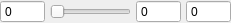
<?xml version="1.0" encoding="UTF-8"?>
<ui version="4.0">
 <class>CEditRangeUIntWidget</class>
 <widget class="QWidget" name="CEditRangeUIntWidget">
  <property name="geometry">
   <rect>
    <x>0</x>
    <y>0</y>
    <width>231</width>
    <height>20</height>
   </rect>
  </property>
  <property name="windowTitle">
   <string>Form</string>
  </property>
  <layout class="QHBoxLayout" name="horizontalLayout">
   <property name="spacing">
    <number>5</number>
   </property>
   <property name="margin">
    <number>0</number>
   </property>
   <item>
    <widget class="QSpinBox" name="startSpinBox">
     <property name="buttonSymbols">
      <enum>QAbstractSpinBox::NoButtons</enum>
     </property>
     <property name="keyboardTracking">
      <bool>false</bool>
     </property>
     <property name="maximum">
      <number>99998</number>
     </property>
    </widget>
   </item>
   <item>
    <widget class="QSlider" name="horizontalSlider">
     <property name="maximum">
      <number>100</number>
     </property>
     <property name="orientation">
      <enum>Qt::Horizontal</enum>
     </property>
    </widget>
   </item>
   <item>
    <widget class="QSpinBox" name="endSpinBox">
     <property name="buttonSymbols">
      <enum>QAbstractSpinBox::NoButtons</enum>
     </property>
     <property name="keyboardTracking">
      <bool>false</bool>
     </property>
     <property name="maximum">
      <number>99999</number>
     </property>
    </widget>
   </item>
   <item>
    <widget class="QSpinBox" name="currentSpinBox">
     <property name="readOnly">
      <bool>false</bool>
     </property>
     <property name="buttonSymbols">
      <enum>QAbstractSpinBox::NoButtons</enum>
     </property>
     <property name="keyboardTracking">
      <bool>false</bool>
     </property>
     <property name="maximum">
      <number>99999</number>
     </property>
    </widget>
   </item>
  </layout>
 </widget>
 <resources>
  <include location="object_viewer_qt.qrc"/>
 </resources>
 <connections>
  <connection>
   <sender>horizontalSlider</sender>
   <signal>valueChanged(int)</signal>
   <receiver>currentSpinBox</receiver>
   <slot>setValue(int)</slot>
   <hints>
    <hint type="sourcelabel">
     <x>104</x>
     <y>30</y>
    </hint>
    <hint type="destinationlabel">
     <x>213</x>
     <y>34</y>
    </hint>
   </hints>
  </connection>
  <connection>
   <sender>currentSpinBox</sender>
   <signal>valueChanged(int)</signal>
   <receiver>horizontalSlider</receiver>
   <slot>setValue(int)</slot>
   <hints>
    <hint type="sourcelabel">
     <x>206</x>
     <y>29</y>
    </hint>
    <hint type="destinationlabel">
     <x>91</x>
     <y>27</y>
    </hint>
   </hints>
  </connection>
 </connections>
</ui>
